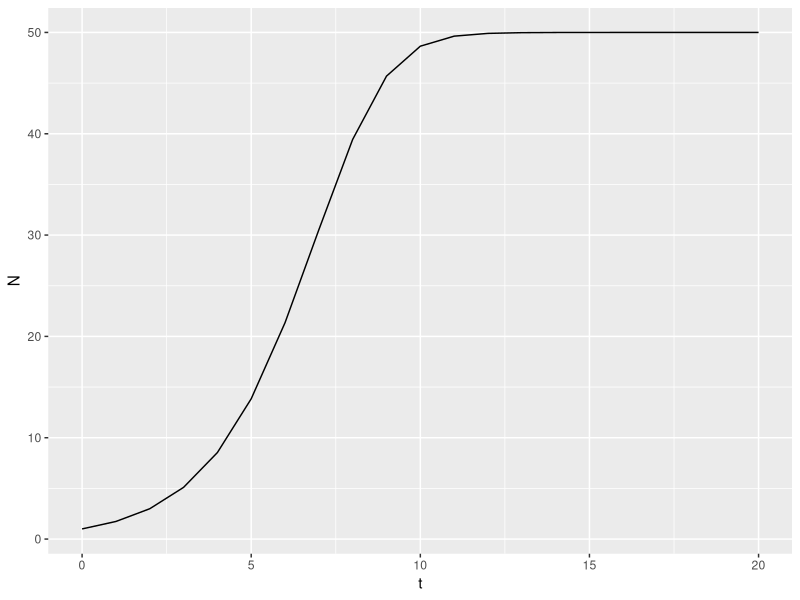
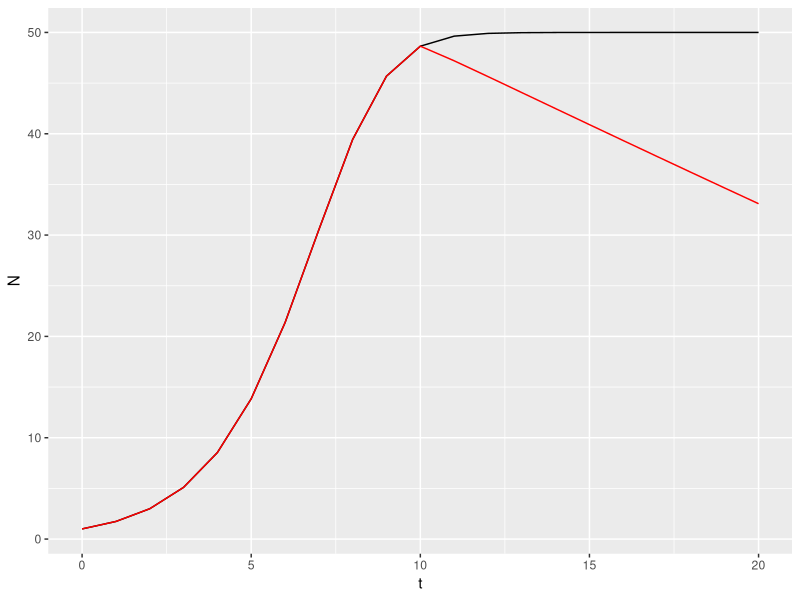
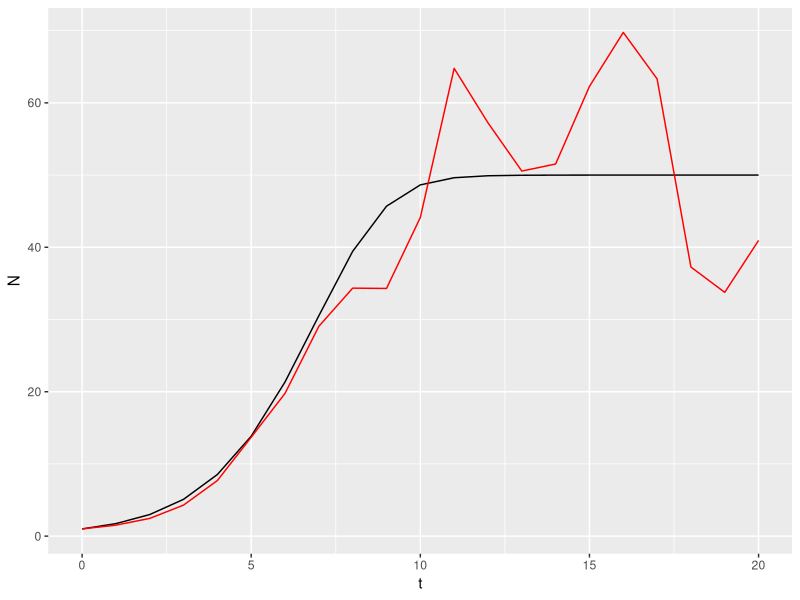
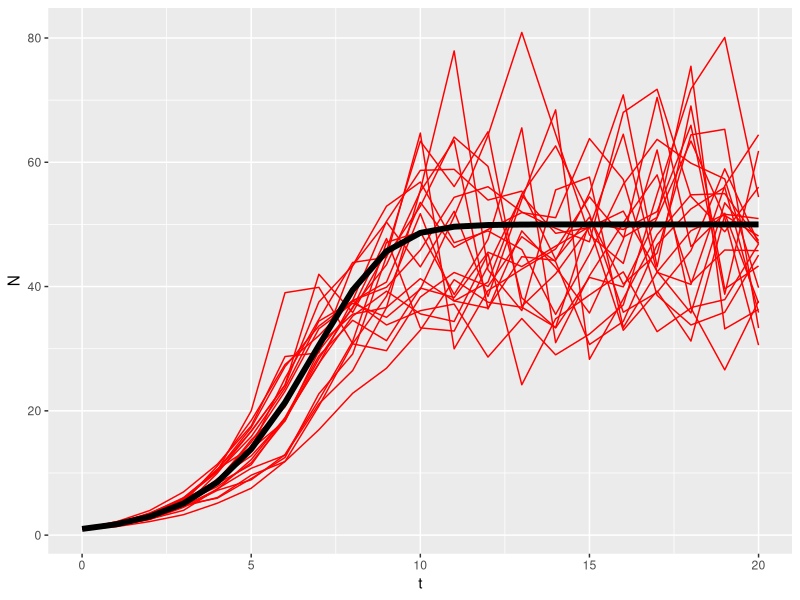

Generate these figures, in order, with R:
## ---- chunk 1
# load necessary packages here
library(tidyverse)
## ---- chunk 2
logisticpop <- function(N0, t = 1, b_0 = 1.25,
                        b_1 = -0.01,
                        d_0 = 0.5,
                        d_1 = 0.005){
  N <- vector("numeric", length = length(t))
  N[1] <- N0  # first entry in vector is initial population size
  last_t <- length(N)
  # these next lines will cause warnings if
  # b is not either length 1 or last_t
  if (length(b_0) != last_t) b_0 <- rep(b_0, times=last_t)
  if (length(b_1) != last_t) b_1 <- rep(b_1, times=last_t)
  if (length(d_0) != last_t) d_0 <- rep(d_0, times=last_t)
  if (length(d_1) != last_t) d_1 <- rep(d_1, times=last_t)
  # Now we "loop" and calculate N for each time
  # notice that the code is *exactly* like the equation
  for (i in seq_along(t[-last_t])){
    N[i+1] <- N[i] * (1 + (b_0[i] + b_1[i]*N[i]) -
                        (d_0[i] + d_1[i]*N[i]))
  }
  return(data.frame(t=t, b_0 = b_0,
                    b_1 = b_1,
                    d_0 = d_0,
                    d_1 = d_1,
                    N = N))
}

## ---- chunk 3
M1 <- logisticpop(1, t = 0:20)
ggplot() + 
  geom_line(aes(x=t, y=N), data = M1)
## ---- chunk 4
b_0 <- c(rep(1.25, times=10),seq(1.2, by=-0.025, length=11))
M2 <- logisticpop(1, t = 0:20, b_0 = b_0)
ggplot() + 
  geom_line(aes(x=t, y=N), data = M1) + 
  geom_line(aes(x=t, y=N), data = M2, color="red")
## ---- chunk 5
b_0 <- rnorm(21, 1.25, 0.2)
M3 <- logisticpop(1, t = 0:20, b_0 = b_0)
ggplot() + 
  geom_line(aes(x=t, y=N), data = M1) + 
  geom_line(aes(x=t, y=N), data = M3, color="red")
## ---- chunk 6
inputs <- map(rep(21, times=20), rnorm, mean=1.25, sd=0.2)
M4 <- map_df(inputs, ~logisticpop(N0 = 1, t = 0:20, b_0 = .x), .id = "rep")
ggplot() + 
  geom_line(aes(x=t, y=N, group = rep), data = M4, color="red") +
  geom_line(aes(x=t, y=N), data = M1, size=2) 
